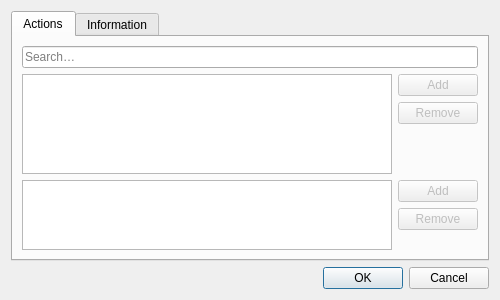
<?xml version="1.0" encoding="UTF-8"?>
<ui version="4.0">
 <class>Meerkat::MouseProfileDialog</class>
 <widget class="QDialog" name="Meerkat::MouseProfileDialog">
  <property name="geometry">
   <rect>
    <x>0</x>
    <y>0</y>
    <width>500</width>
    <height>300</height>
   </rect>
  </property>
  <property name="windowTitle">
   <string>Profile Configuration</string>
  </property>
  <layout class="QVBoxLayout" name="verticalLayout">
   <item>
    <widget class="QTabWidget" name="tabWidget">
     <property name="currentIndex">
      <number>0</number>
     </property>
     <widget class="QWidget" name="actionsTab">
      <attribute name="title">
       <string>Actions</string>
      </attribute>
      <layout class="QVBoxLayout" name="actionsLayout" stretch="0,0,1">
       <item>
        <widget class="QLineEdit" name="filterLineEdit">
         <property name="placeholderText">
          <string>Search…</string>
         </property>
         <property name="clearButtonEnabled">
          <bool>true</bool>
         </property>
        </widget>
       </item>
       <item>
        <layout class="QHBoxLayout" name="gesturesLayout">
         <item>
          <widget class="Meerkat::ItemViewWidget" name="gesturesViewWidget">
           <property name="editTriggers">
            <set>QAbstractItemView::CurrentChanged</set>
           </property>
           <property name="dragEnabled">
            <bool>true</bool>
           </property>
           <property name="dragDropOverwriteMode">
            <bool>false</bool>
           </property>
           <property name="dragDropMode">
            <enum>QAbstractItemView::InternalMove</enum>
           </property>
           <property name="defaultDropAction">
            <enum>Qt::MoveAction</enum>
           </property>
           <property name="alternatingRowColors">
            <bool>true</bool>
           </property>
           <property name="selectionMode">
            <enum>QAbstractItemView::SingleSelection</enum>
           </property>
           <property name="selectionBehavior">
            <enum>QAbstractItemView::SelectRows</enum>
           </property>
           <attribute name="headerDefaultSectionSize">
            <number>250</number>
           </attribute>
          </widget>
         </item>
         <item>
          <layout class="QVBoxLayout" name="gesturesButtonsLayout" stretch="0,0,1">
           <item>
            <widget class="QPushButton" name="addGestureButton">
             <property name="enabled">
              <bool>false</bool>
             </property>
             <property name="text">
              <string>Add</string>
             </property>
            </widget>
           </item>
           <item>
            <widget class="QPushButton" name="removeGestureButton">
             <property name="enabled">
              <bool>false</bool>
             </property>
             <property name="text">
              <string>Remove</string>
             </property>
            </widget>
           </item>
           <item>
            <spacer name="gesturesSpacer">
             <property name="orientation">
              <enum>Qt::Vertical</enum>
             </property>
             <property name="sizeType">
              <enum>QSizePolicy::MinimumExpanding</enum>
             </property>
             <property name="sizeHint" stdset="0">
              <size>
               <width>0</width>
               <height>0</height>
              </size>
             </property>
            </spacer>
           </item>
          </layout>
         </item>
        </layout>
       </item>
       <item>
        <layout class="QHBoxLayout" name="stepsLayout">
         <item>
          <widget class="Meerkat::ItemViewWidget" name="stepsViewWidget">
           <property name="sizePolicy">
            <sizepolicy hsizetype="Expanding" vsizetype="Preferred">
             <horstretch>0</horstretch>
             <verstretch>0</verstretch>
            </sizepolicy>
           </property>
           <property name="editTriggers">
            <set>QAbstractItemView::CurrentChanged</set>
           </property>
           <property name="alternatingRowColors">
            <bool>true</bool>
           </property>
           <property name="selectionMode">
            <enum>QAbstractItemView::SingleSelection</enum>
           </property>
           <property name="selectionBehavior">
            <enum>QAbstractItemView::SelectRows</enum>
           </property>
          </widget>
         </item>
         <item>
          <layout class="QVBoxLayout" name="stepsButtonsLayout" stretch="0,0,1">
           <item>
            <widget class="QPushButton" name="addStepButton">
             <property name="enabled">
              <bool>false</bool>
             </property>
             <property name="text">
              <string>Add</string>
             </property>
            </widget>
           </item>
           <item>
            <widget class="QPushButton" name="removeStepButton">
             <property name="enabled">
              <bool>false</bool>
             </property>
             <property name="text">
              <string>Remove</string>
             </property>
            </widget>
           </item>
           <item>
            <spacer name="stepsSpacer">
             <property name="orientation">
              <enum>Qt::Vertical</enum>
             </property>
             <property name="sizeType">
              <enum>QSizePolicy::MinimumExpanding</enum>
             </property>
             <property name="sizeHint" stdset="0">
              <size>
               <width>0</width>
               <height>0</height>
              </size>
             </property>
            </spacer>
           </item>
          </layout>
         </item>
        </layout>
       </item>
      </layout>
     </widget>
     <widget class="QWidget" name="informationTab">
      <attribute name="title">
       <string>Information</string>
      </attribute>
      <layout class="QFormLayout" name="informationLayout">
       <item row="0" column="0">
        <widget class="QLabel" name="titleLabel">
         <property name="text">
          <string>Title:</string>
         </property>
         <property name="buddy">
          <cstring>titleLineEdit</cstring>
         </property>
        </widget>
       </item>
       <item row="1" column="0">
        <widget class="QLabel" name="descriptionLabel">
         <property name="text">
          <string>Description:</string>
         </property>
         <property name="buddy">
          <cstring>descriptionLineEdit</cstring>
         </property>
        </widget>
       </item>
       <item row="2" column="0">
        <widget class="QLabel" name="versionLabel">
         <property name="text">
          <string>Version:</string>
         </property>
         <property name="buddy">
          <cstring>versionLineEdit</cstring>
         </property>
        </widget>
       </item>
       <item row="3" column="0">
        <widget class="QLabel" name="authorLabel">
         <property name="text">
          <string>Author:</string>
         </property>
         <property name="buddy">
          <cstring>authorLineEdit</cstring>
         </property>
        </widget>
       </item>
       <item row="0" column="1">
        <widget class="QLineEdit" name="titleLineEdit"/>
       </item>
       <item row="1" column="1">
        <widget class="QLineEdit" name="descriptionLineEdit"/>
       </item>
       <item row="2" column="1">
        <widget class="QLineEdit" name="versionLineEdit"/>
       </item>
       <item row="3" column="1">
        <widget class="QLineEdit" name="authorLineEdit"/>
       </item>
      </layout>
     </widget>
    </widget>
   </item>
   <item>
    <widget class="QDialogButtonBox" name="buttonBox">
     <property name="orientation">
      <enum>Qt::Horizontal</enum>
     </property>
     <property name="standardButtons">
      <set>QDialogButtonBox::Cancel|QDialogButtonBox::Ok</set>
     </property>
    </widget>
   </item>
  </layout>
 </widget>
 <customwidgets>
  <customwidget>
   <class>Meerkat::ItemViewWidget</class>
   <extends>QTreeView</extends>
   <header>src/ui/ItemViewWidget.h</header>
  </customwidget>
 </customwidgets>
 <resources/>
 <connections>
  <connection>
   <sender>buttonBox</sender>
   <signal>accepted()</signal>
   <receiver>Meerkat::MouseProfileDialog</receiver>
   <slot>accept()</slot>
   <hints>
    <hint type="sourcelabel">
     <x>248</x>
     <y>254</y>
    </hint>
    <hint type="destinationlabel">
     <x>157</x>
     <y>274</y>
    </hint>
   </hints>
  </connection>
  <connection>
   <sender>buttonBox</sender>
   <signal>rejected()</signal>
   <receiver>Meerkat::MouseProfileDialog</receiver>
   <slot>reject()</slot>
   <hints>
    <hint type="sourcelabel">
     <x>316</x>
     <y>260</y>
    </hint>
    <hint type="destinationlabel">
     <x>286</x>
     <y>274</y>
    </hint>
   </hints>
  </connection>
 </connections>
</ui>
